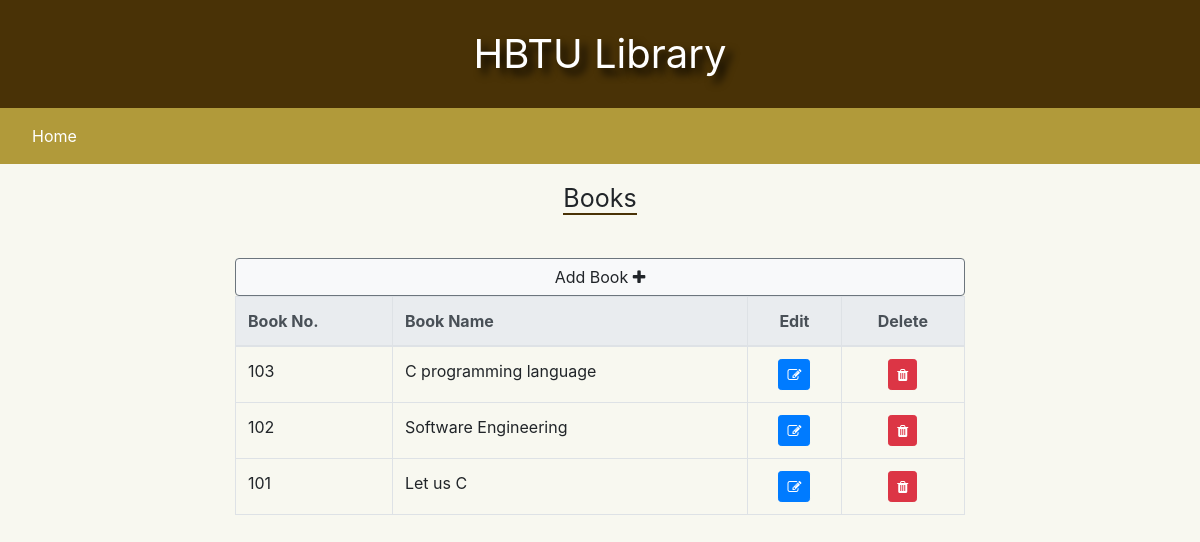
/a_book/ (signed in), run on the app's committed database.
### user/models.py (models this page shows, shortened)
class add_book_info(models.Model):
    book_no = models.CharField(max_length=50, unique=True)
    book_name = models.CharField(max_length=50)
    book_author = models.CharField(max_length=50)
    book_title = models.CharField(max_length=50)

### user/views.py (the view)
# urls.py: path('a_book/', views.a_book),
def a_book(request):
    if request.user.is_authenticated:
        cursor = connection.cursor()
        cursor.execute("Select b.book_no, b.book_name, b.book_author, b.book_title from user_add_book_info b order by b.book_no desc")
        value = cursor.fetchall()
        book_id = request.GET.get('b_id')
        page = request.GET.get('page')
        if page == 'dlt':
            delt = add_book_info.objects.filter(book_no=book_id)
            delt.delete()
            cursor.execute("Select b.book_no, b.book_name, b.book_author, b.book_title from user_add_book_info b order by b.book_no desc")
            value = cursor.fetchall()
            return render(request, 'ladmin/a_book.html', {"value": value})
        return render(request, 'ladmin/a_book.html', {"value":value})
    else:
        return render(request, 'ladmin/a_login.html')

### Templates/ladmin/a_book.html (shortened to what this page needs)
{% extends 'a_base.html' %}
{% load static %}
{% block content %}
<div class="p-3 mb-4 text-center">
        <span class="title">Books</span>
    </div>
<div class="container">
    <div class="row">
        <div class="col-sm-2"></div>
        <div class="col-sm-8">
            <a href="/a_add_book/" class="btn btn-light btn-block border-secondary">Add Book <span class="fa fa-plus"></span></a>
            {% if value %}
            <table class="table table-hover table-bordered">
                <thead class="thead-light">
                    <tr>
                        <th>Book No.</th>
                        <th>Book Name</th>
                        <th><center>Edit</center></th>
                        <th><center>Delete</center></th>
                    </tr>
                </thead>
                {% for r in value %}
                <tr>
                    <td>{{r.0}}</td>
                    <td>{{r.1}}</td>
                    <td><center><a href="/a_update_book/?b_id={{r.0}}&page=edit" class="btn btn-primary btn-sm"><span class="fa fa-pencil-square-o"></span></a></center></td>
                    <td><center><a href="/a_book/?b_id={{r.0}}&page=dlt" class="btn btn-danger btn-sm"><span class="fa fa-trash"></span></a></center></td>
                </tr>
                {% endfor %}
            </table>
            {% endif %}
        </div>
        <div class="col-sm-2"></div>
    </div>
</div>
{% endblock %}

### Templates/a_base.html (style rules this page uses)
body, html { margin: 0; scroll-behavior:smooth; background:#f8f8f0; }
.title { font-size: 25px; border-bottom: 2px solid #493206; }

### data on the page
add_book_info: book_no "103", book_name "C programming language"
add_book_info: book_no "102", r "Software Engineering"
add_book_info: book_no "101", book_name "Let us C"
